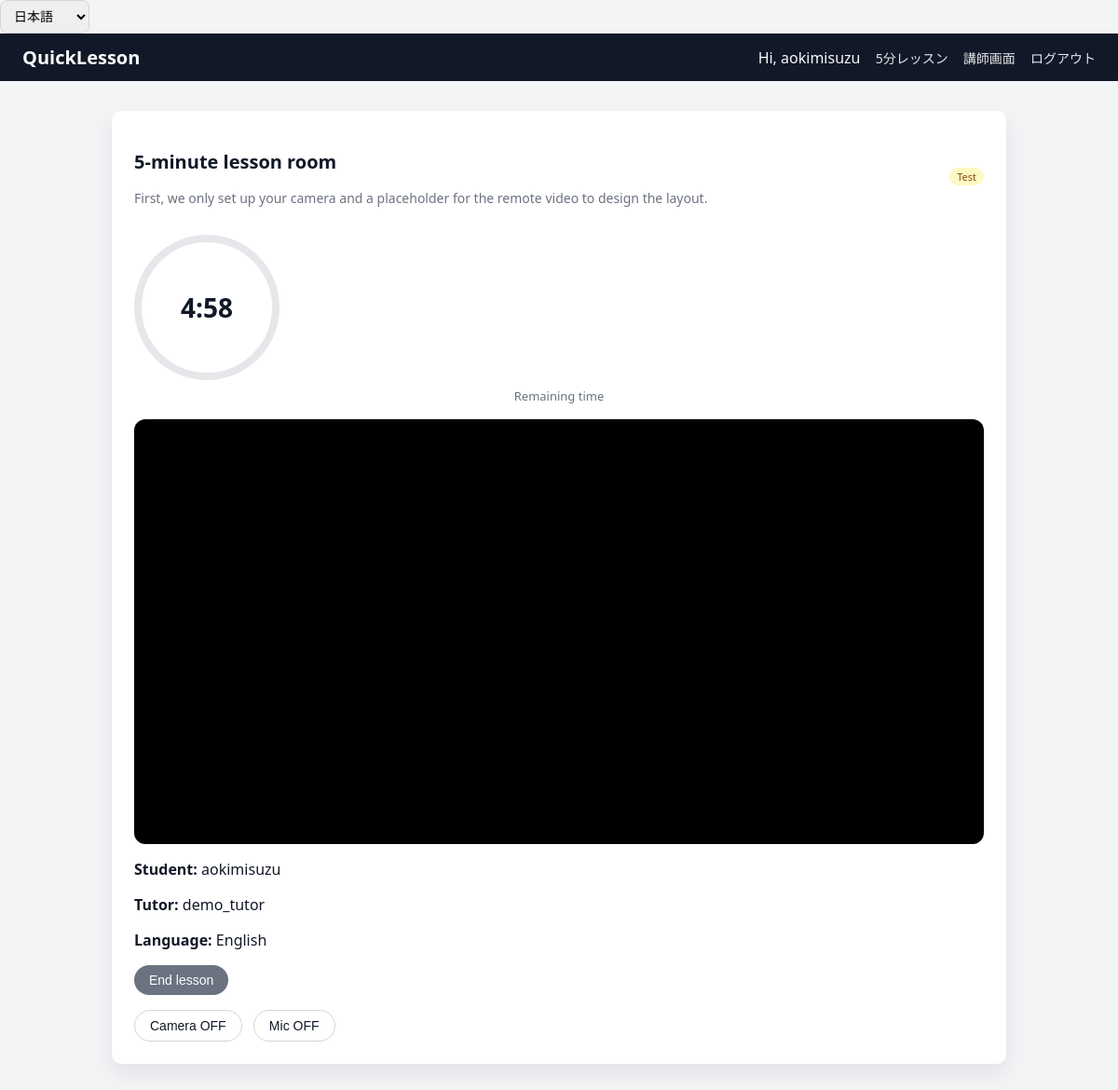
/lesson/room/3/ (signed in), run on the app's committed database.
### core/models.py (models this page shows, shortened)
class QuickLessonMatch(models.Model):
    request = models.OneToOneField(QuickLessonRequest, on_delete=models.CASCADE)
    tutor = models.ForeignKey(TutorProfile, on_delete=models.CASCADE)
    started_at = models.DateTimeField()
    end_at = models.DateTimeField()
    meeting_url = models.URLField(blank=True)
    price = models.DecimalField(max_digits=8, decimal_places=2, default=0)

class QuickLessonRequest(models.Model):
    STATUS_CHOICES = [
        ("waiting", "Waiting"),
        ("matched", "Matched"),
        ("cancelled", "Cancelled"),
    ]
    PURPOSE_CHOICES = [
        ("lesson", "Lesson"),        # 普通の5分レッスン
        ("interview", "Interview"),  # 講師候補との面接
    ]
    student = models.ForeignKey(StudentProfile, on_delete=models.CASCADE)
    language = models.ForeignKey(LessonLanguage, on_delete=models.PROTECT)
    created_at = models.DateTimeField(auto_now_add=True)
    status = models.CharField(
        max_length=20, choices=STATUS_CHOICES, default="waiting"
    )
    purpose = models.CharField(
        max_length=20,
        choices=PURPOSE_CHOICES,
        default="lesson",
    )

class StudentProfile(models.Model):
    user = models.OneToOneField(User, on_delete=models.CASCADE)
    native_language = models.ForeignKey(
        LessonLanguage, null=True, blank=True, on_delete=models.SET_NULL
    )

class TutorProfile(models.Model):
    user = models.OneToOneField(User, on_delete=models.CASCADE)
    languages = models.ManyToManyField(LessonLanguage, blank=True)
    is_online = models.BooleanField(default=False)
    can_interview = models.BooleanField(default=False)

class LessonLanguage(models.Model):
    code = models.CharField(max_length=10, unique=True)  # 'en', 'es', 'ja'
    name = models.CharField(max_length=50)               # English, Español, 日本語

### core/views.py (the view)
# urls.py: path("lesson/room/<int:match_id>/", views.lesson_room, name="lesson_room"),
@login_required
def lesson_room(request, match_id: int):
    match = get_object_or_404(QuickLessonMatch, id=match_id)
    now = timezone.now()
    remaining_seconds = max(0, int((match.end_at - now).total_seconds()))
    context = {
        "match": match,
        "remaining_seconds": remaining_seconds,
    }
    return render(request, "core/lesson_room.html", context)

### templates/core/lesson_room.html (shortened to what this page needs)
{% extends "base.html" %}
{% load i18n %}
{% block content %}
  <div class="card">
    <div class="card-header">
      <div>
        <h2 class="card-title">{% trans "5-minute lesson room" %}</h2>
        <p class="card-subtitle">
          {% trans "First, we only set up your camera and a placeholder for the remote video to design the layout." %}
        </p>
      </div>
      <span class="badge badge-yellow">Test</span>
    </div>
    <div class="center mt-16">
      <div class="timer-circle">
        <span id="timer-display"></span>
      </div>
      <div class="timer-label">{% trans "Remaining time" %}</div>
    </div>
    <div class="mt-16">
      <video id="localVideo"
             class="video-placeholder"
             autoplay
             playsinline
             muted>
      </video>
    </div>
    <div class="mt-16">
      <p><strong>{% trans "Student" %}:</strong> {{ match.request.student.user.username }}</p>
      <p><strong>{% trans "Tutor" %}:</strong> {{ match.tutor.user.username }}</p>
      <p><strong>{% trans "Language" %}:</strong> {{ match.request.language.name }}</p>
    </div>
    <div class="mt-16">
      <button id="leave-btn" class="btn btn-secondary">
        {% trans "End lesson" %}
      </button>
    </div>
    <div class="mt-16">
      <button id="toggle-camera" class="btn btn-outline">
        {% trans "Camera OFF" %}
      </button>
      <button id="toggle-mic" class="btn btn-outline">
        {% trans "Mic OFF" %}
      </button>
    </div>
  </div>
{% endblock %}

### templates/base.html (shortened to what this page needs)
{% load static %}
{% load i18n %}
<!DOCTYPE html>
<html lang="ja">
<head>
  <link rel="stylesheet" href="{% static 'css/style.css' %}">
  <body><form action="{% url 'set_language' %}" method="post" style="display:inline;">
  <select name="language" onchange="this.form.submit()">
    <option value="ja" {% if request.LANGUAGE_CODE == "ja" %}selected{% endif %}>日本語</option>
  </select>
</form>
</body>
</head>
<body>
  <header class="header">
    <div class="header-title">
      <a href="{% url 'home' %}">QuickLesson</a>
    </div>
    <nav class="header-nav">
      {% if user.is_authenticated %}
        <span>Hi, {{ user.username }}</span>
        <a href="{% url 'create_request' %}">5分レッスン</a>
        <a href="{% url 'tutor_dashboard' %}">講師画面</a>
        <a href="{% url 'logout' %}">ログアウト</a>
      {% else %}
        <a href="{% url 'login' %}">ログイン</a>
      {% endif %}
    </nav>
  </header>
  <main class="container">
    {% block content %}{% endblock %}
  </main>
</body>
</html>

### static/css/style.css (style rules this page uses)
body { margin: 0; font-family: system-ui, -apple-system, BlinkMacSystemFont, "Segoe UI", sans-serif; background: #f3f4f6; color: #111827; }
a { color: #2563eb; text-decoration: none; }
.header { background: #111827; color: #f9fafb; padding: 12px 24px; display: flex; align-items: center; justify-content: space-between; }
.header-title a { color: #f9fafb; font-weight: 700; font-size: 20px; text-decoration: none; }
.header-nav a { color: #e5e7eb; margin-left: 12px; font-size: 14px; }
.container { max-width: 960px; margin: 32px auto; padding: 0 16px; }
.card { background: #ffffff; border-radius: 10px; padding: 24px; box-shadow: 0 10px 25px rgba(15, 23, 42, 0.08); margin-bottom: 24px; }
.card-header { display: flex; justify-content: space-between; align-items: center; margin-bottom: 16px; }
.card-title { font-size: 20px; font-weight: 600; color: #111827; }
.card-subtitle { font-size: 14px; color: #6b7280; }
.btn { display: inline-flex; align-items: center; justify-content: center; padding: 8px 16px; border-radius: 999px; border: none; cursor: pointer; font-size: 14px; font-weight: 500; background: #2563eb; color: #ffffff; }
.btn-secondary { background: #6b7280; }
.btn-outline { background: transparent; border: 1px solid #d1d5db; color: #111827; }
.btn + .btn { margin-left: 8px; }
form { display: flex; flex-direction: column; gap: 12px; }
select, input[type="text"], input[type="email"], input[type="password"] { padding: 8px 10px; border-radius: 8px; border: 1px solid #d1d5db; font-size: 14px; }
.badge { display: inline-block; padding: 2px 8px; border-radius: 999px; font-size: 11px; font-weight: 500; }
.badge-yellow { background: #fef9c3; color: #854d0e; }
.center { text-align: center; }
.mt-16 { margin-top: 16px; }
.timer-circle { width: 140px; height: 140px; border-radius: 999px; border: 8px solid #e5e7eb; display: flex; align-items: center; justify-content: center; font-size: 28px; font-weight: 700; color: #111827; margin-bottom: 8px; }
.timer-label { font-size: 13px; color: #6b7280; }
.video-placeholder { border-radius: 12px; background: #000000; min-height: 260px; display: flex; align-items: center; justify-content: center; color: #9ca3af; font-size: 14px; text-align: center; }
.video-placeholder { border-radius: 12px; background: #000000; min-height: 220px; width: 100%; display: block; }

### data on the page
QuickLessonMatch: request.student.user.username "aokimisuzu", tutor.user.username "demo_tutor", request.language.name "English"

### other printed values
{{ user.username }} "aokimisuzu"
